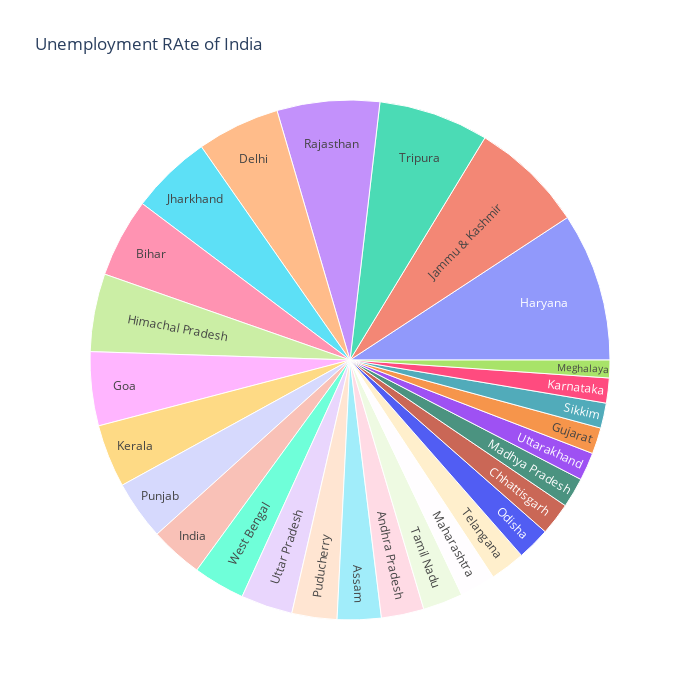

Here is the notebook cell this chart was saved with:
### Code cell
unemployment = df[["Region", "Estimated Unemployment Rate"]]
figure = px.sunburst(unemployment, path=["Region"], 
                     values="Estimated Unemployment Rate",
                     width=700, height=700,
                     color_continuous_scale="RdY1Gn",
title= "Unemployment RAte of India")
figure.show()

### Figure 1 — Plotly figure (JSON) as saved in the notebook; plotly's stock layout.template omitted (floating-point values rounded to 4 significant figures)
{"data": [{"branchvalues": "total", "domain": {"x": [0, 1], "y": [0, 1]}, "hovertemplate": "labels=%{label}<br>Estimated Unemployment Rate=%{value}<br>parent=%{parent}<br>id=%{id}<extra></extra>", "ids": ["Andhra Pradesh", "Assam", "Bihar", "Chhattisgarh", "Delhi", "Goa", "Gujarat", "Haryana", "Himachal Pradesh", "India", "Jammu & Kashmir", "Jharkhand", "Karnataka", "Kerala", "Madhya Pradesh", "Maharashtra", "Meghalaya", "Odisha", "Puducherry", "Punjab", "Rajasthan", "Sikkim", "Tamil Nadu", "Telangana", "Tripura", "Uttar Pradesh", "Uttarakhand", "West Bengal"], "labels": ["Andhra Pradesh", "Assam", "Bihar", "Chhattisgarh", "Delhi", "Goa", "Gujarat", "Haryana", "Himachal Pradesh", "India", "Jammu & Kashmir", "Jharkhand", "Karnataka", "Kerala", "Madhya Pradesh", "Maharashtra", "Meghalaya", "Odisha", "Puducherry", "Punjab", "Rajasthan", "Sikkim", "Tamil Nadu", "Telangana", "Tripura", "Uttar Pradesh", "Uttarakhand", "West Bengal"], "name": "", "parents": ["", "", "", "", "", "", "", "", "", "", "", "", "", "", "", "", "", "", "", "", "", "", "", "", "", "", "", ""], "type": "sunburst", "values": [513.8, 529.0, 953.1, 391.5, 999.8, 891.0, 316.1, 1791.0, 939.5, 637.7, 1374.0, 977.7, 301.5, 760.0, 362.2, 429.6, 214, 398.4, 543.5, 714.7, 1236.0, 303.7, 482.8, 422.6, 1327.0, 623.3, 338.0, 624.3]}], "layout": {"height": 700, "legend": {"tracegroupgap": 0}, "title": {"text": "Unemployment RAte of India"}, "width": 700}}
